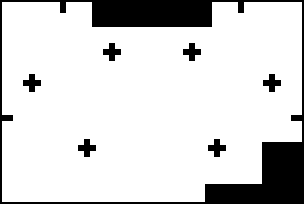
#> input picture eurobot_navigation/map/field.pgm, 304 x 204 px
$ python -i EnemiesRecognition.py   (imports and definitions only)
#> lines starting #> are read from the running program, lines starting #| are printed output that depends on the picture; after the words box and inside, x2 and y2 are one past the last pixel; in counts of white or black regions, pixels touching at a corner belong together
import numpy as np
import cv2


def euler_angles_to_rotation_matrix(theta):
#> further down, picture is the input picture: shape (204, 304, 3); 84.2% white; 7 black regions, largest, box (x1, y1, x2, y2) and area: (0, 0, 304, 204) 8706, (103, 43, 121, 61) 180, (183, 43, 201, 61) 180
    R_x = np.array([[1, 0, 0], [0, np.cos(theta[0]), -np.sin(theta[0])],
                    [0, np.sin(theta[0]),
                     np.cos(theta[0])]])
    R_y = np.array([[np.cos(theta[1]), 0,
                     np.sin(theta[1])], [0, 1, 0],
                    [-np.sin(theta[1]), 0,
                     np.cos(theta[1])]])
    R_z = np.array([[np.cos(theta[2]), -np.sin(theta[2]), 0],
                    [np.sin(theta[2]), np.cos(theta[2]), 0], [0, 0, 1]])
    R = np.dot(R_z, np.dot(R_y, R_x))
    return R


K = np.array([[543.107811968841, 0.0, 630.7227631662455], [0.0, 540.0320855865099, 486.5749791589516], [0.0, 0.0, 1.0]])
D = np.array([[-0.05195582161040964], [-0.009477421485536482], [0.010893416415594874], [-0.005379345567357744]])
rotation_matrix = euler_angles_to_rotation_matrix((3 * np.pi / 4 + 0.2, 0, 0))

camera_position = np.array([[1500, 0, 1000]]).T
t = -rotation_matrix.dot(camera_position)
M = np.concatenate((rotation_matrix, t), axis=1)

T = np.array([[7.72128582e-01, -4.89107631e-02, 1.25099533e+02],
              [-5.58640771e-02, 7.94615984e-01, 1.35127960e+02],
              [-9.73771967e-05, -4.64651494e-05, 1.00000000e+00]])

L = np.array([[2.34, 0, 0], [0, -2.08, 2000], [0, 0, 0], [0, 0, 1]])
CAMERA_MATRIX_0 = T.dot(np.linalg.inv(M.dot(L)) * 10 ** 3)

L = np.array([[2.34, 0, 0], [0, -2.08, 2000], [0, 0, 510], [0, 0, 1]])
CAMERA_MATRIX_45 = T.dot(np.linalg.inv(M.dot(L)) * 10 ** 3)


def find_enemy(img):
    img_1 = cv2.cvtColor(img, cv2.COLOR_RGB2HSV)[:, :, 2]
    thr_val = np.max(img_1) * 0.95
#> thr_val = 242.2
    _, thr = cv2.threshold(img_1, thr_val, 255, cv2.THRESH_BINARY)
    dist = cv2.distanceTransform(thr, distanceType=cv2.DIST_L1, maskSize=3)
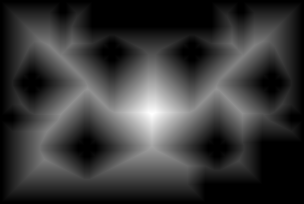
#> dist: shape (204, 304) float32; min 0, max 87, mean 19.3; drawn with min black and max white
    min_ind = np.unravel_index(np.argmax(dist), dist.shape)
#> min_ind = (113, 150)
    return min_ind

>>> import cv2
>>> picture = cv2.cvtColor(cv2.imread('../../../eurobot_navigation/map/field.pgm'), cv2.COLOR_BGR2RGB)
>>> result = find_enemy(picture)
#> result = (113, 150)
